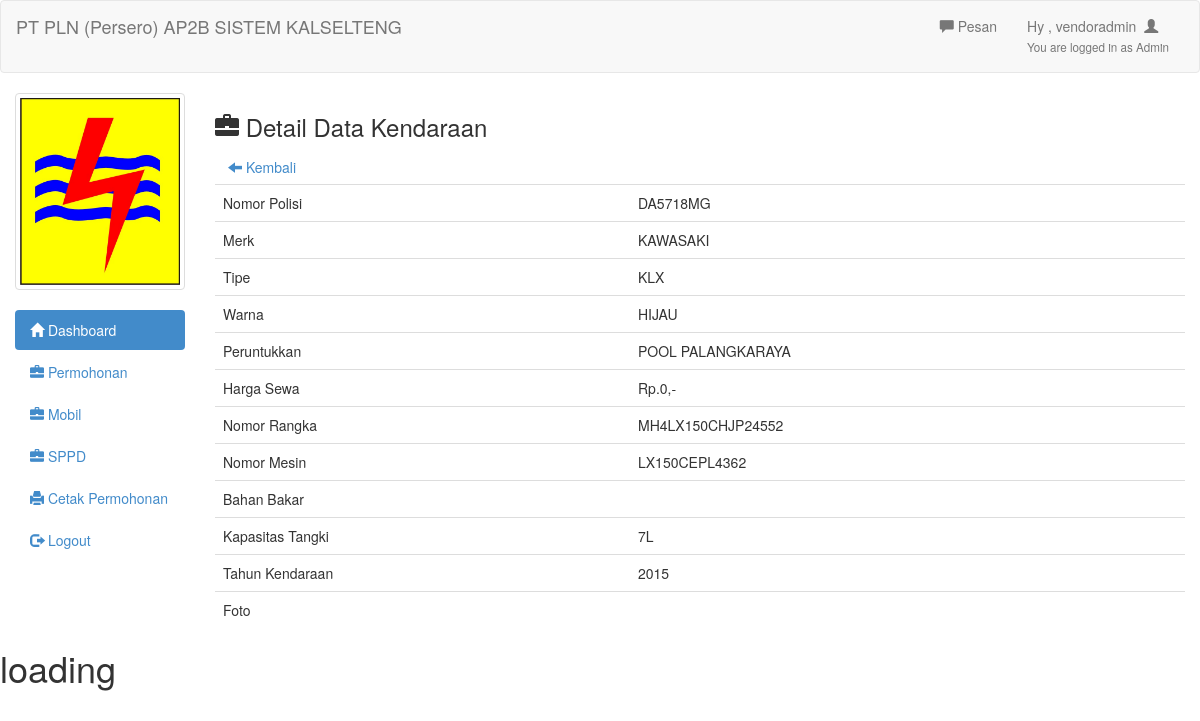
Page /admin/det_kendaraan.php?no_pol=DA5718MG (signed in) on the committed database.
### tables this page shows
CREATE TABLE `tb_kendaraan` (
  `no_pol` varchar(9) NOT NULL,
  `merk` char(50) DEFAULT NULL,
  `tipe` text,
  `warna` char(15) DEFAULT NULL,
  `peruntukkan` char(50) DEFAULT NULL,
  `lokasi` char(50) DEFAULT NULL,
  `hrg_sewa` int(11) DEFAULT NULL,
  `no_rangka` text,
  `no_mesin` text,
  `bahan_bakar` text,
  `kapasitas_tangki` int(50) DEFAULT NULL,
  `tahun_kendaraan` text,
  `foto` text,
  `status` varchar(100) NOT NULL
);

### admin/det_kendaraan.php (the view)
<?php
include 'header.php';
?>
<h3><span class="glyphicon glyphicon-briefcase"></span>  Detail Data Kendaraan</h3>
<a class="btn" href="kendaraan.php"><span class="glyphicon glyphicon-arrow-left"></span>  Kembali</a>
<?php
$no_pol=mysql_real_escape_string($_GET['no_pol']);
$det=mysql_query("select * from tb_kendaraan where no_pol='$no_pol'")or die(mysql_error());
while($d=mysql_fetch_array($det)){
	?>
	<table class="table">
		<tr>
			<td>Nomor Polisi</td>
			<td><?php echo $d['no_pol'] ?></td>
		</tr>
		<tr>
			<td>Merk</td>
			<td><?php echo $d['merk'] ?></td>
		</tr>
		<tr>
			<td>Tipe</td>
			<td><?php echo $d['tipe'] ?></td>
		</tr>
		<tr>
			<td>Warna</td>
			<td><?php echo $d['warna'] ?></td>
		</tr>
		<tr>
			<td>Peruntukkan</td>
			<td><?php echo $d['peruntukkan'] ?></td>
		</tr>
		<tr>
			<td>Harga Sewa</td>
			<td>Rp.<?php echo number_format($d['hrg_sewa']) ?>,-</td>
		</tr>
		<tr>
			<td>Nomor Rangka</td>
			<td><?php echo $d['no_rangka'] ?></td>
		</tr>
		<tr>
			<td>Nomor Mesin</td>
			<td><?php echo $d['no_mesin'] ?></td>
		</tr>
		<tr>
			<td>Bahan Bakar</td>
			<td><?php echo $d['bahan_bakar'] ?></td>
		</tr>
		<tr>
			<td>Kapasitas Tangki</td>
			<td><?php echo $d['kapasitas_tangki'] ?>L</td>
		</tr>
		<tr>
			<td>Tahun Kendaraan</td>
			<td><?php echo $d['tahun_kendaraan'] ?></td>
		</tr>
		<tr>
			<td>Foto</td>
			<td><?php echo $d['foto'] ?></td>
		</tr>
	</table>
	<?php
}
?>
<?php include 'footer.php'; ?>

### admin/header.php (shortened to what this page needs)
<!DOCTYPE html>
<html>
<head>
	<link rel="stylesheet" type="text/css" href="../assets/css/bootstrap.css">
	<link rel="stylesheet" type="text/css" href="../assets/js/jquery-ui/jquery-ui.css">
</head>
<body>
	<div class="navbar navbar-default">
		<div class="container-fluid">
			<div class="navbar-header">
				<a href="http://www.pln.co.id/kalselteng/?p=62" class="navbar-brand">PT PLN (Persero) AP2B SISTEM KALSELTENG</a>
			</div>
			<div class="collapse navbar-collapse">
				<ul class="nav navbar-nav navbar-right">
					<li><a id="pesan_sedia" href="#" data-toggle="modal" data-target="#modalpesan"><span class='glyphicon glyphicon-comment'></span>  Pesan</a></li>
					<li>
						<a class="dropdown-toggle" data-toggle="dropdown" role="button" href="#">Hy , <?php echo @$_SESSION['username']  ?>&nbsp&nbsp<span class="glyphicon glyphicon-user"></span>
							<br/>
							<span style="font-size:smaller;">You are logged in as Admin</span>
						</a>
					</li>
				</ul>
			</div>
		</div>
	</div>
	<div class="col-md-2">
		<div class="row">
			<?php
			$use=@$_SESSION['username'];
			$fo=mysql_query("select foto from tb_login where username='$use'");
			while($f=mysql_fetch_array($fo)){
				?>
				<div class="col-xs-6 col-md-12">
					<a class="thumbnail">
						<img class="img-responsive" src="foto/<?php echo $f['foto']; ?>">
					</a>
				</div>
				<?php
			}
			?>
		</div>
		<ul class="nav nav-pills nav-stacked">
			<li class="active"><a href="index2.php"><span class="glyphicon glyphicon-home"></span>  Dashboard</a></li>
			<li><a href="monitor_permohonan.php"><span class="glyphicon glyphicon-briefcase"></span>  Permohonan</a></li>
			<li><a href="monitor_mobil.php"><span class="glyphicon glyphicon-briefcase"></span>  Mobil</a></li>
			<li><a href="monitor_sppd.php"><span class="glyphicon glyphicon-briefcase"></span>  SPPD</a></li>
			<li><a href="cetak_permohonan.php"><span class="glyphicon glyphicon-print"></span> Cetak Permohonan</a></li>
			<li><a href="logout.php"><span class="glyphicon glyphicon-log-out"></span>  Logout</a></li>
		</ul>
	</div>
	<div class="col-md-10">

### rows in the picture
tb_kendaraan: no_pol "DA5718MG", merk "KAWASAKI", tipe "KLX", warna "HIJAU", peruntukkan "POOL PALANGKARAYA", hrg_sewa "0", no_rangka "MH4LX150CHJP24552", no_mesin "LX150CEPL4362", kapasitas_tangki "7", tahun_kendaraan "2015"
